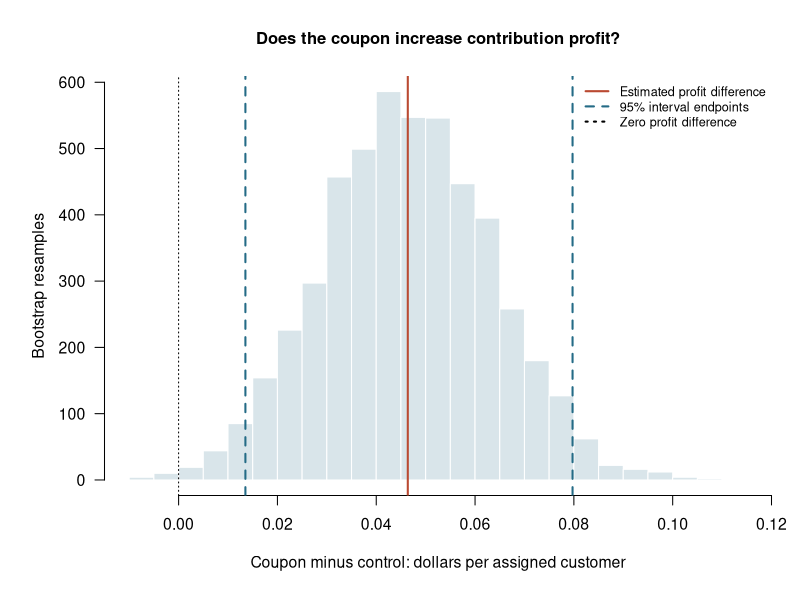
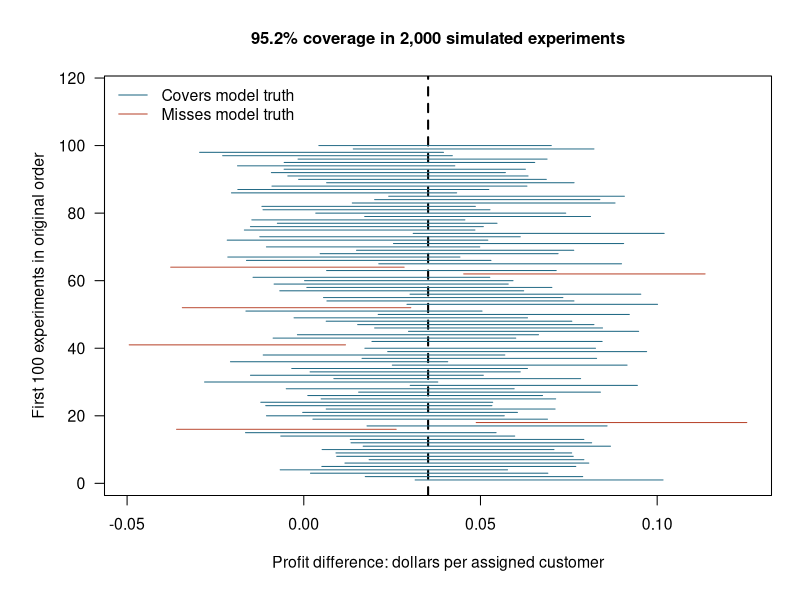
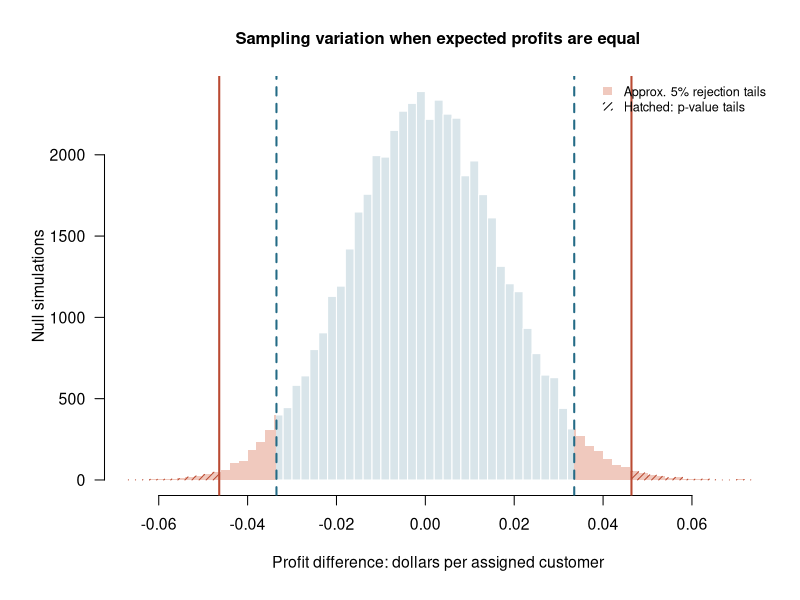

Generate these figures, in order, with R:
# Run from post8. Base R; fixed seeds; no data download needed.
for(d in c('data/raw','data/cleaned','results/tables','results/figures')) dir.create(d,recursive=TRUE,showWarnings=FALSE)
RNGkind('Mersenne-Twister','Inversion','Rejection')
seed<-20261026L; n<-2000L; B<-5000L; M<-2000L; BC<-2000L; H<-50000L
# Rounded published aggregates. No original customer-level data are supplied.
p0<-.0168; pbuy<-.0365; pr<-.0058; discount<-7
receipt0<-31.26; receipt_nonredeem<-34.47; receipt_redeem<-31.75
source_url<-'https://thearf-org-unified-admin.s3.amazonaws.com/MSI/2020/06/MSI_Report_19-106-1.pdf'
inputs<-data.frame(quantity=c('control_purchase_rate','coupon_purchase_rate','coupon_redemption_rate','coupon_value','control_buyer_receipt','nonredeemer_buyer_receipt','redeemer_buyer_receipt'),
 value=c(p0,pbuy,pr,discount,receipt0,receipt_nonredeem,receipt_redeem),
 unit=c('fraction','fraction','fraction','USD','USD net of discount','USD net of discount','USD net of discount'),
 source=source_url,location=c('Table 2','Table 2','Table 2','printed p20','printed p24','printed p24','printed p24'),
 provenance='Transcribed rounded published aggregates; not raw customer records')
write.csv(inputs,'data/raw/published_inputs.csv',row.names=FALSE)
# margin is the share of PRE-COUPON sales remaining after product/fulfillment
# variable costs. 10% is a stress-test scenario, NOT an estimate of this retailer.
margin<-.10; campaign_cost<-0
prob1<-c(1-pbuy,pbuy-pr,pr)
gross0<-c(0,receipt0)
gross1<-c(0,receipt_nonredeem,receipt_redeem+discount)
redeem1<-c(0,0,1)
profit0<-margin*gross0
profit1<-margin*gross1-discount*redeem1-campaign_cost
gross_increment<-sum(prob1*gross1)-p0*receipt0
coupon_cost<-discount*pr
truth<-margin*gross_increment-coupon_cost-campaign_cost
threshold<-coupon_cost/gross_increment
write.csv(data.frame(seed,n_per_group=n,bootstrap_reps=B,coverage_trials=M,coverage_reps=BC,null_reps=H,
 scenario_margin=margin,scenario_campaign_cost=campaign_cost,simulation_profit_difference=truth,model_break_even_margin=threshold),
 'data/raw/simulation_design.csv',row.names=FALSE)
set.seed(seed)
z0<-rbinom(n,1,p0)
z1<-sample.int(3,n,replace=TRUE,prob=prob1)
x0<-profit0[z0+1];x1<-profit1[z1]
raw_sim<-data.frame(simulated_customer=seq_len(2*n),group=rep(c('Control','Coupon'),each=n),
 purchased=c(z0,as.integer(z1>1)),redeemed=c(rep(0,n),redeem1[z1]),gross_sales=c(gross0[z0+1],gross1[z1]))
raw_sim$profit<-margin*raw_sim$gross_sales-discount*raw_sim$redeemed-ifelse(raw_sim$group=='Coupon',campaign_cost,0)
write.csv(raw_sim,'data/cleaned/simulated_customers.csv',row.names=FALSE)
est<-mean(x1)-mean(x0)
# Explicit customer-level resampling preserves each customer's sales/redemption pair.
set.seed(seed+1L)
draws<-replicate(B,{
 i0<-sample.int(n,n,replace=TRUE);i1<-sample.int(n,n,replace=TRUE)
 c(gross=mean(gross1[z1[i1]])-mean(gross0[z0[i0]+1]),
   redemption=mean(redeem1[z1[i1]]))
})
boot<-margin*draws[1,]-discount*draws[2,]-campaign_cost
ci<-unname(quantile(boot,c(.025,.975)))
write.csv(data.frame(replicate=seq_len(B),gross_difference=draws[1,],redemption_rate=draws[2,],profit_difference=boot),
 'results/tables/bootstrap.csv',row.names=FALSE)
# Counts implement the same empirical customer bootstrap exactly for finite
# outcome categories; they do not replace bootstrap CIs with normal intervals.
set.seed(seed+2L)
k0<-rbinom(M,n,p0); k1<-rmultinom(M,n,prob1)
coverage<-data.frame(experiment=seq_len(M),lower=NA_real_,upper=NA_real_)
for(i in seq_len(M)){
 b0<-rbinom(BC,n,k0[i]/n)
 b1<-rmultinom(BC,n,k1[,i]/n)
 d<-as.vector(crossprod(profit1,b1))/n-profit0[2]*b0/n
 coverage[i,2:3]<-unname(quantile(d,c(.025,.975)))
}
coverage$covered<-coverage$lower<=truth & coverage$upper>=truth
rate<-mean(coverage$covered);mcse<-sqrt(rate*(1-rate)/M)
write.csv(coverage,'results/tables/coverage.csv',row.names=FALSE)
# Null: equal expected profit, NOT equal purchase probabilities.
# Center each empirical arm at its own mean. Resampling these centered
# distributions gives a zero-mean null difference while retaining dispersion.
# Shifted outcomes are a reference distribution, not actual customer records.
set.seed(seed+3L)
b0<-rbinom(H,n,mean(z0))
b1<-rmultinom(H,n,tabulate(z1,nbins=3)/n)
null<-as.vector(crossprod(profit1,b1))/n-profit0[2]*b0/n-est
pvalue<-(1+sum(abs(null)>=abs(est)-1e-12))/(H+1)
critical<-unname(quantile(abs(null),.95,type=1))
write.csv(data.frame(replicate=seq_len(H),difference=null),'results/tables/null.csv',row.names=FALSE)
# Scenarios recompute the same bootstrap draws; demand is held fixed.
observed_gross<-mean(gross1[z1])-mean(gross0[z0+1])
observed_redeem<-mean(redeem1[z1])
margins<-c(.02,.05,.10,.20,.30,.40)
sens<-do.call(rbind,lapply(margins,function(g){
 d<-g*draws[1,]-discount*draws[2,]
 q<-quantile(d,c(.025,.975))
 data.frame(margin=g,profit_difference=g*observed_gross-discount*observed_redeem,lower=q[1],upper=q[2])
}))
write.csv(sens,'results/tables/margin_sensitivity.csv',row.names=FALSE)
s<-data.frame(n_per_group=n,buyers_control=sum(z0),buyers_coupon=sum(z1>1),redeemers=sum(z1==3),
 margin=margin,mean_control=mean(x0),mean_coupon=mean(x1),difference=est,ci_lower=ci[1],ci_upper=ci[2],
 simulation_truth=truth,coverage=rate,coverage_mcse=mcse,p_value=pvalue,p_mcse=sqrt(pvalue*(1-pvalue)/H),
 critical_abs=critical,null_rejection_fraction=mean(abs(null)>critical+1e-12),
 gross_increment=gross_increment,expected_coupon_cost=coupon_cost,model_break_even_margin=threshold)
write.csv(s,'results/tables/summary.csv',row.names=FALSE)
fig<-function(name,draw){
 png(paste0('results/figures/',name,'.png'),width=1800,height=1100,res=170)
 par(mar=c(5.5,5.5,4,1.5),las=1,cex=.95,cex.main=1.05);draw();dev.off()
}
fig('01_bootstrap',function(){
 hist(boot,breaks=40,col='#D9E5EA',border='white',main='Does the coupon increase contribution profit?',xlab='Coupon minus control: dollars per assigned customer',ylab='Bootstrap resamples')
 abline(v=ci,col='#246B86',lty=2,lwd=2);abline(v=est,col='#BA4A32',lwd=2);abline(v=0,lty=3)
 legend('topright',c('Estimated profit difference','95% interval endpoints','Zero profit difference'),col=c('#BA4A32','#246B86','black'),lty=c(1,2,3),lwd=2,bty='n',cex=.8)
})
fig('02_coverage',function(){
 z<-coverage[1:100,];cols<-ifelse(z$covered,'#246B86','#BA4A32')
 plot(range(c(z$lower,z$upper,truth)),c(1,116),type='n',xlab='Profit difference: dollars per assigned customer',ylab='First 100 experiments in original order',main=sprintf('%.1f%% coverage in 2,000 simulated experiments',100*rate))
 abline(v=truth,lty=2,lwd=2);segments(z$lower,1:100,z$upper,1:100,col=cols)
 legend('topleft',c('Covers model truth','Misses model truth'),col=c('#246B86','#BA4A32'),lty=1,bty='n')
})
fig('03_null',function(){
 h<-hist(null,breaks=60,plot=FALSE)
 plot(h,col='#D9E5EA',border='white',main='Sampling variation when expected profits are equal',xlab='Profit difference: dollars per assigned customer',ylab='Null simulations',xlim=range(c(null,-abs(est),abs(est))))
 for(i in seq_along(h$counts)){
 a<-h$breaks[i];b<-h$breaks[i+1];y<-h$counts[i]
 if(b>critical) rect(max(a,critical),0,b,y,col='#F0C9BE',border=NA)
 if(a< -critical) rect(a,0,min(b,-critical),y,col='#F0C9BE',border=NA)
 if(b>abs(est)) rect(max(a,abs(est)),0,b,y,density=20,col='#BA4A32',border=NA)
 if(a< -abs(est)) rect(a,0,min(b,-abs(est)),y,density=20,col='#BA4A32',border=NA)
 }
 abline(v=c(-critical,critical),col='#246B86',lty=2,lwd=2)
 abline(v=c(-abs(est),abs(est)),col='#BA4A32',lwd=2)
 legend('topright',c('Approx. 5% rejection tails','Hatched: p-value tails'),fill=c('#F0C9BE',NA),density=c(NA,20),col=c(NA,'#BA4A32'),border=NA,bty='n',cex=.8)
})
# Embedded interaction, no auxiliary HTML file.
values<-paste(sprintf('{m:%.4f,e:%.8f,l:%.8f,u:%.8f}',sens$margin,sens$profit_difference,sens$lower,sens$upper),collapse=',')
widget<-paste0('<div style="padding:1rem;border:1px solid #cbd5e1"><label>Pre-coupon contribution margin: <select id="margin">',paste(sprintf('<option value="%d"%s>%.0f%%</option>',seq_along(margins)-1,ifelse(margins==margin,' selected',''),100*margins),collapse=''),'</select></label> <label>Campaign cost per recipient ($): <input id="cost" type="number" min="0" max="1" step="0.01" value="0" style="width:5rem"></label><p id="profit-result" aria-live="polite"></p><svg id="profit-chart" viewBox="0 0 640 120" style="width:100%" role="img" aria-label="Profit difference with 95 percent bootstrap interval"></svg><small>Purchase behavior stays fixed; costs and margins are scenarios, not estimated retailer costs.</small></div><script>(()=>{const rows=[',values,'];const m=document.getElementById("margin"),c=document.getElementById("cost"),t=document.getElementById("profit-result"),v=document.getElementById("profit-chart");function update(){const r=rows[+m.value],cost=Math.max(0,Number(c.value)||0),a=r.l-cost,b=r.u-cost,e=r.e-cost,lo=Math.min(0,a)-.02,hi=Math.max(0,b)+.02,x=z=>45+550*(z-lo)/(hi-lo);t.textContent="Estimated profit change: $"+e.toFixed(3)+" per customer; 95% interval: [$"+a.toFixed(3)+", $"+b.toFixed(3)+"]. "+(a>0?"Interval is above zero.":b<0?"Interval is below zero.":"Interval includes zero.");v.innerHTML=`<line x1="45" y1="75" x2="595" y2="75" stroke="#94a3b8"/><line x1="${x(0)}" x2="${x(0)}" y1="10" y2="80" stroke="#64748b" stroke-dasharray="4"/><line x1="${x(a)}" x2="${x(b)}" y1="40" y2="40" stroke="#246B86" stroke-width="5"/><circle cx="${x(e)}" cy="40" r="6" fill="#BA4A32"/>`+[lo,0,hi].map(z=>`<text x="${x(z)}" y="105" text-anchor="middle" font-size="13">$${z.toFixed(2)}</text>`).join("");}m.addEventListener("change",update);c.addEventListener("input",update);update();})();</script>')
# Numerical diagnostics; no extra report files.
stopifnot(all(abs(raw_sim$profit-c(x0,x1))<1e-12),
 abs(est-(mean(x1)-mean(x0)))<1e-12,
 max(abs(ci-quantile(boot,c(.025,.975))))<1e-12,
 abs(rate-.95)<4*sqrt(.95*.05/M)+.01,
 s$null_rejection_fraction<=.05001)
v0<-mean((x0-mean(x0))^2);v1<-mean((x1-mean(x1))^2)
se<-sqrt((v0+v1)/n)
stopifnot(abs(mean(null))<5*se/sqrt(H),abs(sd(null)/se-1)<.03)
invisible(s)
